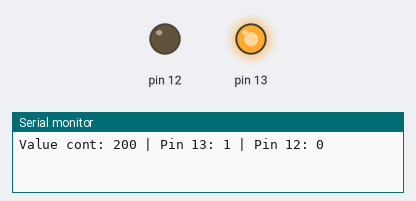
Simulated run of this sketch. Board: Arduino Uno, built with avr-gcc and run on an emulated ATmega328P. Parts: output pins drawn as LEDs (lit = HIGH), the last lines printed to the serial monitor.

Above: at 1.0 s.
At 3.0 s:
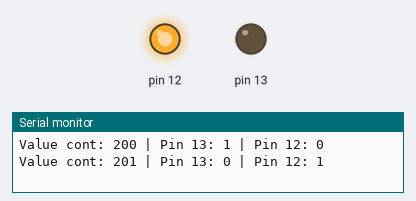
At 7.0 s:
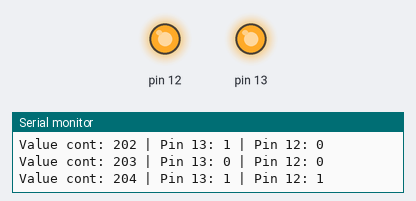
Timing chart, 0 to 10.4 s (numbered marks = the images above):
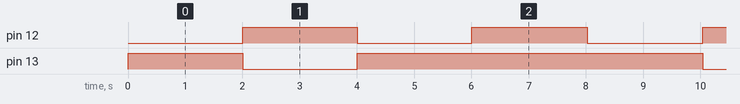

Measured:
- by itself, pin 12: alternates HIGH for 2.0 s and LOW for 2.0 s
- by itself, pin 13: repeats every 8.0 s: LOW 2.0 s, HIGH 6.0 s
- by itself, everything shown: repeats every 8.0 s, in 4 steps

The sketch:

exe2.4.ino
```cpp
void setup()
{
  pinMode(13, OUTPUT);
  pinMode(12, OUTPUT);
  Serial.begin(9600);
}

void loop()
{
  for (int cont=200;cont<=400;cont++){
    Serial.print("Value cont: ");
    Serial.print(cont);
    Serial.print(" | ");
    digitalWrite(13,(cont%2==0));
    Serial.print("Pin 13: ");
    Serial.print(cont%2==0);
    Serial.print(" | ");
    digitalWrite(12,(cont%3==0));
	Serial.print("Pin 12: ");
    Serial.println(cont%3==0);
    if ((cont%2==0) || (cont%3==0))
      delay(2000);
    }
}
```
